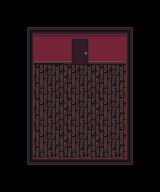

Below is a game level as drawn by its tile map, then a one-line description and the .tmx file that defines it, in full:
An orthogonal 5x6 tile map with 32x32 px tiles, 3 tile layers (below, middle, above), 2 tilesets.

<map version="1.5" tiledversion="1.5.0" orientation="orthogonal" renderorder="right-down" width="5" height="6" tilewidth="32" tileheight="32" infinite="0" nextlayerid="6" nextobjectid="2">
 <tileset firstgid="1" source="ProtoDarkTileset.tsx" />
 <tileset firstgid="14" source="Tiles.tsx" />
 <layer id="1" name="below" width="5" height="6">
  <data encoding="csv">
0,0,0,0,0,
0,15,0,15,0,
0,14,14,14,0,
0,14,14,14,0,
0,14,14,14,0,
0,0,0,0,0
</data>
 </layer>
 <layer id="4" name="middle" width="5" height="6">
  <data encoding="csv">
0,0,0,0,0,
0,20,21,0,0,
0,3221225492,3221225492,3221225492,0,
0,0,0,0,0,
0,0,0,0,0,
0,0,0,0,0
</data>
 </layer>
 <layer id="3" name="above" width="5" height="6">
  <data encoding="csv">
18,17,17,17,2684354578,
1610612753,16,23,2147483664,2684354577,
1610612753,19,0,3221225491,2684354577,
1610612753,19,0,3221225491,2684354577,
1610612753,22,1610612755,1610612758,2684354577,
1610612754,3221225489,3221225489,3221225489,3221225490
</data>
 </layer>
 <objectgroup id="5" name="Calque d'Objets 1" />
</map>
